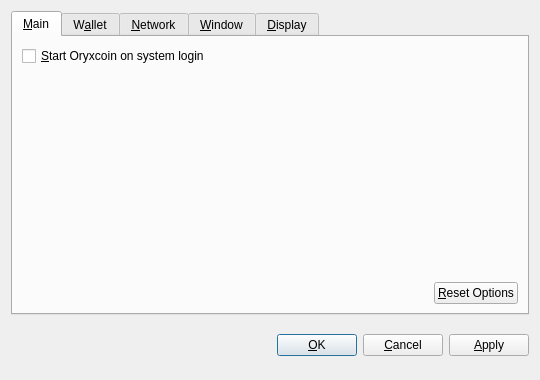
<?xml version="1.0" encoding="UTF-8"?>
<ui version="4.0">
 <class>OptionsDialog</class>
 <widget class="QDialog" name="OptionsDialog">
  <property name="geometry">
   <rect>
    <x>0</x>
    <y>0</y>
    <width>540</width>
    <height>380</height>
   </rect>
  </property>
  <property name="windowTitle">
   <string>Options</string>
  </property>
  <property name="modal">
   <bool>true</bool>
  </property>
  <layout class="QVBoxLayout" name="verticalLayout">
   <item>
    <widget class="QTabWidget" name="tabWidget">
     <property name="tabPosition">
      <enum>QTabWidget::North</enum>
     </property>
     <property name="currentIndex">
      <number>0</number>
     </property>
     <widget class="QWidget" name="tabMain">
      <attribute name="title">
       <string>&amp;Main</string>
      </attribute>
      <layout class="QVBoxLayout" name="verticalLayout_Main">
       <item>
        <widget class="QCheckBox" name="bitcoinAtStartup">
         <property name="toolTip">
          <string>Automatically start Oryxcoin after logging in to the system.</string>
         </property>
         <property name="text">
          <string>&amp;Start Oryxcoin on system login</string>
         </property>
        </widget>
       </item>
       <item>
        <spacer name="verticalSpacer_Main">
         <property name="orientation">
          <enum>Qt::Vertical</enum>
         </property>
         <property name="sizeHint" stdset="0">
          <size>
           <width>20</width>
           <height>40</height>
          </size>
         </property>
        </spacer>
       </item>
       <item>
        <layout class="QHBoxLayout" name="horizontalLayout_2_Main">
         <item>
          <spacer name="horizontalSpacer_2_Main">
           <property name="orientation">
            <enum>Qt::Horizontal</enum>
           </property>
           <property name="sizeHint" stdset="0">
            <size>
             <width>40</width>
             <height>20</height>
            </size>
           </property>
          </spacer>
         </item>
         <item>
          <widget class="QPushButton" name="resetButton">
           <property name="toolTip">
            <string>Reset all client options to default.</string>
           </property>
           <property name="text">
            <string>&amp;Reset Options</string>
           </property>
           <property name="autoDefault">
            <bool>false</bool>
           </property>
          </widget>
         </item>
        </layout>
       </item>
      </layout>
     </widget>
     <widget class="QWidget" name="tabWallet">
      <attribute name="title">
       <string>W&amp;allet</string>
      </attribute>
      <layout class="QVBoxLayout" name="verticalLayout_Network">
       <item>
        <widget class="QLabel" name="transactionFeeInfoLabel">
         <property name="text">
          <string>Optional transaction fee per kB that helps make sure your transactions are processed quickly. Most transactions are 1 kB.</string>
         </property>
         <property name="textFormat">
          <enum>Qt::PlainText</enum>
         </property>
         <property name="wordWrap">
          <bool>true</bool>
         </property>
        </widget>
       </item>
       <item>
        <layout class="QHBoxLayout" name="horizontalLayout_1_Main">
         <item>
          <widget class="QLabel" name="transactionFeeLabel">
           <property name="text">
            <string>Pay transaction &amp;fee</string>
           </property>
           <property name="textFormat">
            <enum>Qt::PlainText</enum>
           </property>
           <property name="buddy">
            <cstring>transactionFee</cstring>
           </property>
          </widget>
         </item>
         <item>
          <widget class="BitcoinAmountField" name="transactionFee"/>
         </item>
         <item>
          <spacer name="horizontalSpacer_1_Main">
           <property name="orientation">
            <enum>Qt::Horizontal</enum>
           </property>
           <property name="sizeHint" stdset="0">
            <size>
             <width>40</width>
             <height>20</height>
            </size>
           </property>
          </spacer>
         </item>
        </layout>
       </item>
       <item>
        <widget class="QLabel" name="label">
         <property name="text">
          <string>If you disable the spending of unconfirmed change, the change from a transaction cannot be used until that transaction has at least one confirmation. This also affects how your balance is computed.</string>
         </property>
         <property name="wordWrap">
          <bool>true</bool>
         </property>
        </widget>
       </item>
       <item>
        <widget class="QCheckBox" name="spendZeroConfChange">
         <property name="text">
          <string>Spend unconfirmed change  (experts only)</string>
         </property>
        </widget>
       </item>
       <item>
        <spacer name="verticalSpacer">
         <property name="orientation">
          <enum>Qt::Vertical</enum>
         </property>
         <property name="sizeHint" stdset="0">
          <size>
           <width>20</width>
           <height>40</height>
          </size>
         </property>
        </spacer>
       </item>
      </layout>
     </widget>
     <widget class="QWidget" name="tabNetwork">
      <attribute name="title">
       <string>&amp;Network</string>
      </attribute>
      <layout class="QVBoxLayout" name="verticalLayout_Network">
       <item>
        <widget class="QCheckBox" name="mapPortUpnp">
         <property name="toolTip">
          <string>Automatically open the Oryxcoin client port on the router. This only works when your router supports UPnP and it is enabled.</string>
         </property>
         <property name="text">
          <string>Map port using &amp;UPnP</string>
         </property>
        </widget>
       </item>
       <item>
        <widget class="QCheckBox" name="connectSocks">
         <property name="toolTip">
          <string>Connect to the Oryxcoin network through a SOCKS proxy (e.g. when connecting through Tor).</string>
         </property>
         <property name="text">
          <string>&amp;Connect through SOCKS proxy:</string>
         </property>
        </widget>
       </item>
       <item>
        <layout class="QHBoxLayout" name="horizontalLayout_Network">
         <item>
          <widget class="QLabel" name="proxyIpLabel">
           <property name="text">
            <string>Proxy &amp;IP:</string>
           </property>
           <property name="textFormat">
            <enum>Qt::PlainText</enum>
           </property>
           <property name="buddy">
            <cstring>proxyIp</cstring>
           </property>
          </widget>
         </item>
         <item>
          <widget class="QValidatedLineEdit" name="proxyIp">
           <property name="maximumSize">
            <size>
             <width>140</width>
             <height>16777215</height>
            </size>
           </property>
           <property name="toolTip">
            <string>IP address of the proxy (e.g. 127.0.0.1)</string>
           </property>
          </widget>
         </item>
         <item>
          <widget class="QLabel" name="proxyPortLabel">
           <property name="text">
            <string>&amp;Port:</string>
           </property>
           <property name="textFormat">
            <enum>Qt::PlainText</enum>
           </property>
           <property name="buddy">
            <cstring>proxyPort</cstring>
           </property>
          </widget>
         </item>
         <item>
          <widget class="QLineEdit" name="proxyPort">
           <property name="maximumSize">
            <size>
             <width>55</width>
             <height>16777215</height>
            </size>
           </property>
           <property name="toolTip">
            <string>Port of the proxy (e.g. 9050)</string>
           </property>
          </widget>
         </item>
         <item>
          <widget class="QLabel" name="socksVersionLabel">
           <property name="text">
            <string>SOCKS &amp;Version:</string>
           </property>
           <property name="textFormat">
            <enum>Qt::PlainText</enum>
           </property>
           <property name="buddy">
            <cstring>socksVersion</cstring>
           </property>
          </widget>
         </item>
         <item>
          <widget class="QValueComboBox" name="socksVersion">
           <property name="toolTip">
            <string>SOCKS version of the proxy (e.g. 5)</string>
           </property>
          </widget>
         </item>
         <item>
          <spacer name="horizontalSpacer_Network">
           <property name="orientation">
            <enum>Qt::Horizontal</enum>
           </property>
           <property name="sizeHint" stdset="0">
            <size>
             <width>40</width>
             <height>20</height>
            </size>
           </property>
          </spacer>
         </item>
        </layout>
       </item>
       <item>
        <spacer name="verticalSpacer_Network">
         <property name="orientation">
          <enum>Qt::Vertical</enum>
         </property>
         <property name="sizeHint" stdset="0">
          <size>
           <width>20</width>
           <height>40</height>
          </size>
         </property>
        </spacer>
       </item>
      </layout>
     </widget>
     <widget class="QWidget" name="tabWindow">
      <attribute name="title">
       <string>&amp;Window</string>
      </attribute>
      <layout class="QVBoxLayout" name="verticalLayout_Window">
       <item>
        <widget class="QCheckBox" name="minimizeToTray">
         <property name="toolTip">
          <string>Show only a tray icon after minimizing the window.</string>
         </property>
         <property name="text">
          <string>&amp;Minimize to the tray instead of the taskbar</string>
         </property>
        </widget>
       </item>
       <item>
        <widget class="QCheckBox" name="minimizeOnClose">
         <property name="toolTip">
          <string>Minimize instead of exit the application when the window is closed. When this option is enabled, the application will be closed only after selecting Quit in the menu.</string>
         </property>
         <property name="text">
          <string>M&amp;inimize on close</string>
         </property>
        </widget>
       </item>
       <item>
        <spacer name="verticalSpacer_Window">
         <property name="orientation">
          <enum>Qt::Vertical</enum>
         </property>
         <property name="sizeHint" stdset="0">
          <size>
           <width>20</width>
           <height>40</height>
          </size>
         </property>
        </spacer>
       </item>
      </layout>
     </widget>
     <widget class="QWidget" name="tabDisplay">
      <attribute name="title">
       <string>&amp;Display</string>
      </attribute>
      <layout class="QVBoxLayout" name="verticalLayout_Display">
       <item>
        <layout class="QHBoxLayout" name="horizontalLayout_1_Display">
         <item>
          <widget class="QLabel" name="langLabel">
           <property name="text">
            <string>User Interface &amp;language:</string>
           </property>
           <property name="textFormat">
            <enum>Qt::PlainText</enum>
           </property>
           <property name="buddy">
            <cstring>lang</cstring>
           </property>
          </widget>
         </item>
         <item>
          <widget class="QValueComboBox" name="lang">
           <property name="toolTip">
            <string>The user interface language can be set here. This setting will take effect after restarting Oryxcoin.</string>
           </property>
          </widget>
         </item>
        </layout>
       </item>
       <item>
        <layout class="QHBoxLayout" name="horizontalLayout_2_Display">
         <item>
          <widget class="QLabel" name="unitLabel">
           <property name="text">
            <string>&amp;Unit to show amounts in:</string>
           </property>
           <property name="textFormat">
            <enum>Qt::PlainText</enum>
           </property>
           <property name="buddy">
            <cstring>unit</cstring>
           </property>
          </widget>
         </item>
         <item>
          <widget class="QValueComboBox" name="unit">
           <property name="toolTip">
            <string>Choose the default subdivision unit to show in the interface and when sending coins.</string>
           </property>
          </widget>
         </item>
        </layout>
       </item>
       <item>
        <widget class="QCheckBox" name="displayAddresses">
         <property name="toolTip">
          <string>Whether to show Oryxcoin addresses in the transaction list or not.</string>
         </property>
         <property name="text">
          <string>&amp;Display addresses in transaction list</string>
         </property>
        </widget>
       </item>
       <item>
        <widget class="QCheckBox" name="coinControlFeatures">
         <property name="toolTip">
          <string>Whether to show coin control features or not.</string>
         </property>
         <property name="text">
          <string>Display coin &amp;control features (experts only!)</string>
         </property>
        </widget>
       </item>
       <item>
        <spacer name="verticalSpacer_Display">
         <property name="orientation">
          <enum>Qt::Vertical</enum>
         </property>
         <property name="sizeHint" stdset="0">
          <size>
           <width>20</width>
           <height>40</height>
          </size>
         </property>
        </spacer>
       </item>
      </layout>
     </widget>
    </widget>
   </item>
   <item>
    <layout class="QHBoxLayout" name="horizontalLayout_Buttons">
     <item>
      <spacer name="horizontalSpacer_1">
       <property name="orientation">
        <enum>Qt::Horizontal</enum>
       </property>
       <property name="sizeHint" stdset="0">
        <size>
         <width>40</width>
         <height>48</height>
        </size>
       </property>
      </spacer>
     </item>
     <item>
      <widget class="QLabel" name="statusLabel">
       <property name="font">
        <font>
         <weight>75</weight>
         <bold>true</bold>
        </font>
       </property>
       <property name="text">
        <string/>
       </property>
       <property name="textFormat">
        <enum>Qt::PlainText</enum>
       </property>
       <property name="wordWrap">
        <bool>true</bool>
       </property>
      </widget>
     </item>
     <item>
      <spacer name="horizontalSpacer_2">
       <property name="orientation">
        <enum>Qt::Horizontal</enum>
       </property>
       <property name="sizeHint" stdset="0">
        <size>
         <width>40</width>
         <height>48</height>
        </size>
       </property>
      </spacer>
     </item>
     <item>
      <widget class="QPushButton" name="okButton">
       <property name="text">
        <string>&amp;OK</string>
       </property>
      </widget>
     </item>
     <item>
      <widget class="QPushButton" name="cancelButton">
       <property name="text">
        <string>&amp;Cancel</string>
       </property>
       <property name="autoDefault">
        <bool>false</bool>
       </property>
      </widget>
     </item>
     <item>
      <widget class="QPushButton" name="applyButton">
       <property name="text">
        <string>&amp;Apply</string>
       </property>
       <property name="autoDefault">
        <bool>false</bool>
       </property>
      </widget>
     </item>
    </layout>
   </item>
  </layout>
 </widget>
 <customwidgets>
  <customwidget>
   <class>BitcoinAmountField</class>
   <extends>QSpinBox</extends>
   <header>bitcoinamountfield.h</header>
  </customwidget>
  <customwidget>
   <class>QValueComboBox</class>
   <extends>QComboBox</extends>
   <header>qvaluecombobox.h</header>
  </customwidget>
  <customwidget>
   <class>QValidatedLineEdit</class>
   <extends>QLineEdit</extends>
   <header>qvalidatedlineedit.h</header>
  </customwidget>
 </customwidgets>
 <resources/>
 <connections/>
</ui>
